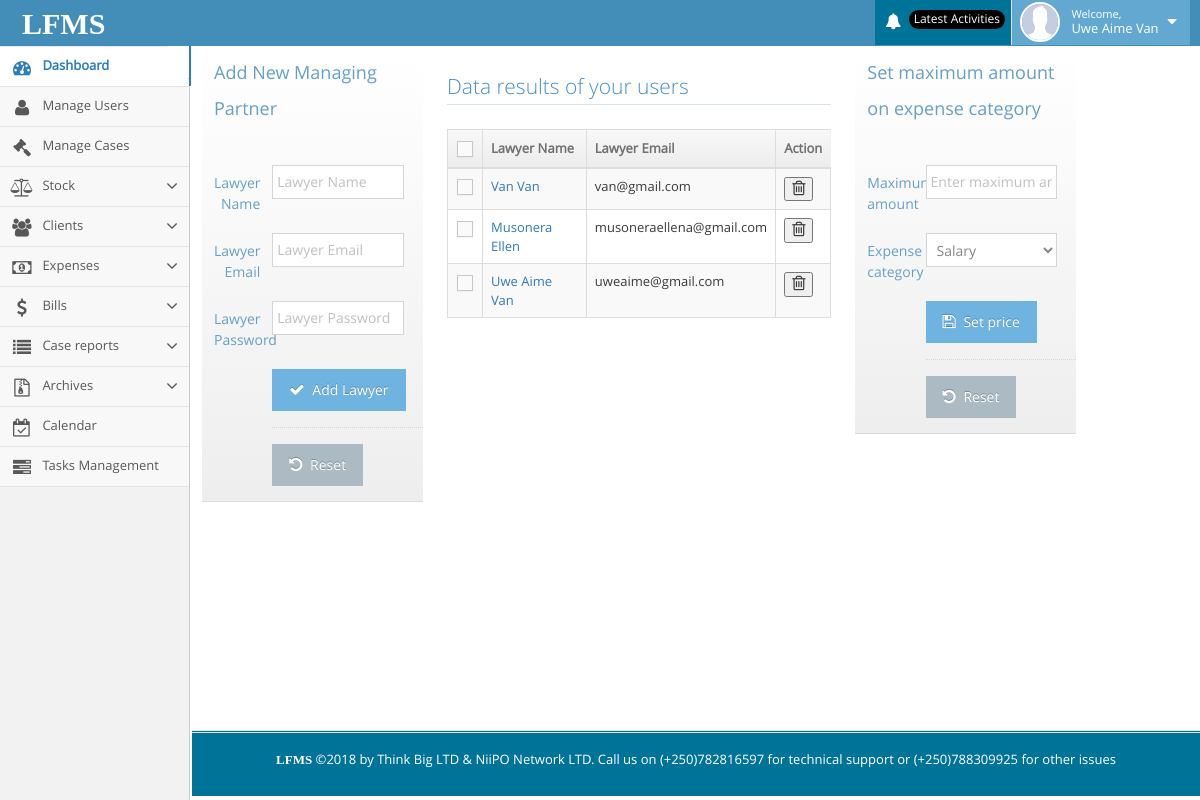
Screenshot of /lfms/super_admin_page.php (signed in) with the database file from the repository.
### tables this page shows
CREATE TABLE IF NOT EXISTS `permission` (
  `id` int(11) NOT NULL AUTO_INCREMENT,
  `user_id` varchar(100) NOT NULL,
  `permissions` varchar(200) NOT NULL,
  PRIMARY KEY (`id`)
);

CREATE TABLE IF NOT EXISTS `users` (
  `id` int(11) NOT NULL AUTO_INCREMENT,
  `email` varchar(100) NOT NULL,
  `username` varchar(100) NOT NULL,
  `password` varchar(100) NOT NULL,
  `permission` varchar(100) NOT NULL,
  `status` tinyint(4) NOT NULL DEFAULT '1',
  `token` varchar(200) NOT NULL DEFAULT '123456789qwertyuiopasdfghjklzxcvbnm',
  PRIMARY KEY (`id`)
);

### lfms/super_admin_page.php (the view, shortened to what this page needs)
<?php include("include/header.php"); ?>
<div class="container" style="margin-right: 0px;width: 87%;">
    <div class="page-content">
        <div class="col-xs-12 col-sm-12 col-md-3">
            <div class="widget-header" style="background-color:  #ff9999;">
                <h4 class="widget-title">Add New Managing Partner</h4>
                <br><br><br>
                <form class="form-horizontal" role="form" method="POST">
                    <div class="form-group">
                        <label class="col-sm-3 control-label no-padding-right" for="form-field-1"> Lawyer Name</label>
                        <div class="col-sm-8">
                            <input type="text" id="form-field-1" name="name" placeholder="Lawyer Name"
                                   class="form-control"/>
                        </div>
                    </div>
                    <div class="form-group">
                        <label class="col-sm-3 control-label no-padding-right" for="form-field-2"> Lawyer Email </label>
                        <div class="col-sm-8">
                            <input type="email" id="form-field-2" name="email" placeholder="Lawyer Email"
                                   class="form-control"/>
                        </div>
                    </div>
                    <div class="form-group">
                        <label class="col-sm-3 control-label no-padding-right" for="form-field-2"> Lawyer
                            Password </label>
                        <div class="col-sm-8">
                            <input type="password" id="form-field-2" name="password" placeholder="Lawyer Password"
                                   class="form-control"/>
                        </div>
                    </div>
                    <div class="form-group">
                        <div class="col-md-offset-3 col-md-9">
                            <button class="btn btn-info" type="submit" name="add">
                                <i class="ace-icon fa fa-check bigger-110"></i>
                                Add Lawyer
                            </button>
                            <div class="hr hr16 dotted"></div>
                            <a href="super_admin_page.php" class="btn" type="reset">
                                <i class="ace-icon fa fa-undo bigger-110"></i>
                                Reset
                            </a>
                        </div>
                    </div>
                </form>
            </div>
        </div>
        <div class="col-xs-12 col-sm-12 col-md-5">
            <h3 class="header smaller lighter blue">Data results of your users</h3>
            <div class="clearfix">
            </div>
            <div>
                <table id="dynamic-table" class="table table-striped table-bordered table-hover">
                    <thead>
                    <tr>
                        <th class="center">
                            <label class="pos-rel">
                                <span class="lbl"></span>
                            </label>
                        </th>
                        <th>Lawyer Name</th>
                        <th>Lawyer Email</th>
                        <th>Action</th>
                    </tr>
                    </thead>
                    <tbody>
                    <?php
                    $select_your_users = "SELECT * FROM users ORDER BY id DESC";
                    $result_by_your_users = mysqli_query($db, $select_your_users);
                    while ($row_by_your_users = mysqli_fetch_array($result_by_your_users)) {
                        $username = $row_by_your_users['username'];
                        $email = $row_by_your_users['email'];
                        ?>
                        <tr>
                            <td class="center">
                                <label class="pos-rel">
                                    <span class="lbl"></span>
                                </label>
                            </td>
                            <td>
                                <a href="#"><?php echo $username; ?></a>
                            </td>
                            <td><?php echo $email; ?></td>
                            <td>
                                <div class="hidden-sm hidden-xs action-buttons">
                                    <form method="POST">
                                        <button type="submit" name="delete">
                                            <i class="ace-icon fa fa-trash-o bigger-130"></i>
                                        </button>
                                    </form>
                                </div>
                            </td>
                        </tr>
                    <?php } ?>
                    </tbody>
                </table>
            </div>
        </div>
        <div class="col-xs-12 col-sm-12 col-md-3">
            <div class="widget-header" style="background-color:  #ff9999;">
                <h4 class="widget-title">Set maximum amount on expense category</h4>
                <br><br><br>
                <form class="form-horizontal" role="form" method="POST">
                    <div class="form-group">
                        <label class="col-sm-3 control-label no-padding-right" for="form-field-1"> Maximum
                            amount</label>
                        <div class="col-sm-8">
                            <input type="text" id="form-field-1" name="amount" placeholder="Enter maximum amount"
                                   class="form-control"/>
                        </div>
                    </div>
                    <div class="form-group">
                        <label class="col-sm-3 control-label no-padding-right" for="form-field-2">Expense
                            category </label>
                        <div class="col-sm-8">
                            <select class="form-control" name="category" id="form-field-2">
                                <?php
                                $select_expense_category = "SELECT * FROM expense_category ORDER BY id DESC";
                                $result_selected_expense_category = mysqli_query($db, $select_expense_category);
                                while ($row_by_selected_expense_category = mysqli_fetch_array($result_selected_expense_category)) {
                                    $expense_id = $row_by_selected_expense_category['id'];
                                    $expense_category_name = $row_by_selected_expense_category['name'];
                                    ?>
                                    <option value="<?php echo $expense_id; ?>"><?php echo $expense_category_name; ?></option>
                                <?php } ?>
                            </select>
                        </div>
                    </div>
                    <div class="form-group">
                        <div class="col-md-offset-3 col-md-9">
                            <button class="btn btn-info" type="submit" name="set_price">
                                <i class="ace-icon fa fa-save bigger-110"></i>
                                Set price
                            </button>
                            <div class="hr hr16 dotted"></div>
                            <a href="super_admin_page.php" class="btn" type="reset">
                                <i class="ace-icon fa fa-undo bigger-110"></i>
                                Reset
                            </a>
                        </div>
                    </div>
                </form>
            </div>
        </div>
    </div>
</div>
<?php include("include/footer.php"); ?>

### lfms/include/header.php (shortened to what this page needs)
<?php include("include/connection.php"); ?>
<!DOCTYPE html>
<html lang="en">
<head>
    <link rel="stylesheet" href="assets/css/bootstrap.min.css"/>
    <link rel="stylesheet" href="assets/font-awesome/4.5.0/css/font-awesome.min.css"/>
    <link rel="stylesheet" href="assets/css/ace.min.css" class="ace-maican-stylesheet" id="main-ace-style"/>
    <link rel="stylesheet" href="assets/css/ace-skins.min.css"/>
    <link rel="stylesheet" href="assets/css/ace-rtl.min.css"/>
</head>
<body class="no-skin">
<div id="navbar" class="navbar navbar-default ace-save-state">
    <div class="navbar-container ace-save-state" id="navbar-container">
        <div class="navbar-header pull-left">
            <a href="home.php" class="navbar-brand" style="margin-top:4px;">
                <small>
                    <span style="color:#fff;font-weight:bold;font-family:century gothic;font-size:30px;">LFMS</span>
                </small>
            </a>
        </div>
        <div class="navbar-buttons navbar-header pull-right" role="navigation">
            <ul class="nav ace-nav">
                <?php
                if (isset($_SESSION['user_id'])) {
                    $user_id = $_SESSION['user_id'];
                    $username = $_SESSION['username'];
                    ?>
                    <li class="purple dropdown-modal">
                        <a data-toggle="dropdown" class="dropdown-toggle" href="#" style="background-color: #007399;">
                            <i class="ace-icon fa fa-bell icon-animated-bell"></i>
                            <span class="badge badge-important" style="background-color: #000;">Latest Activities</span>
                        </a>
                    </li>
                    <li class="light-blue dropdown-modal">
                        <a data-toggle="dropdown" href="#" class="dropdown-toggle">
                            <img class="nav-user-photo" src="images/a.jpg" alt="Username"/>
                            <span class="user-info">
                                    <small>Welcome,</small>
                                <?php echo $username; ?>
                                </span>
                            <i class="ace-icon fa fa-caret-down"></i>
                        </a>
                    </li>
                <?php } ?>
            </ul>
        </div>
    </div>
</div>
<div class="main-container ace-save-state" id="main-container">
    <div id="sidebar" class="sidebar responsive ace-save-state">
        <ul class="nav nav-list">
            <li class="active">
                <a href="home.php">
                    <i class="menu-icon fa fa-tachometer"></i>
                    <span class="menu-text"> Dashboard </span>
                </a>
            </li>
            <?php
            $select_all_permission = "SELECT * FROM permission WHERE `user_id` = '" . $user_id . "'";
            $result_all_permission = mysqli_query($db, $select_all_permission);
            while ($row_all = mysqli_fetch_array($result_all_permission)) {
                $permission_all = $row_all['permissions'];
                if ($permission_all == 2) {
                    ?>
                    <li class="">
                        <a href="super_lawyer_page.php">
                            <i class="menu-icon fa fa-user"></i>
                            <span class="menu-text"> Manage Users </span>
                        </a>
                    </li>
                <?php } elseif ($permission_all == 3) {
                    ?>
                    <li class="">
                        <a href="my_case.php">
                            <i class="menu-icon fa fa-legal"></i>
                            <span class="menu-text"> Manage Cases </span>
                        </a>
                    </li>
                <?php } elseif ($permission_all == 5) {
                    ?>
                    <li class="">
                        <a href="#" class="dropdown-toggle">
                            <i class="menu-icon fa fa-group"></i>
                            <span class="menu-text"> Clients </span>
                            <b class="arrow fa fa-angle-down"></b>
                        </a>
                    </li>
                    <?php
                } elseif ($permission_all == 4) {
                    ?>
                    <li class="">
                        <a href="#" class="dropdown-toggle">
                            <i class="menu-icon fa fa-balance-scale"></i>
                            <span class="menu-text"> Stock</span>
                            <b class="arrow fa fa-angle-down"></b>
                        </a>
                    </li>
                    <?php
                } elseif ($permission_all == 6) {
                    ?>
                    <li class="">
                        <a href="#" class="dropdown-toggle">
                            <i class="menu-icon fa fa-money"></i>
                            <span class="menu-text"> Expenses</span>
                            <b class="arrow fa fa-angle-down"></b>
                        </a>
                    </li>
                    <?php
                } elseif ($permission_all == 7) {
                    ?>
                    <li class="">
                        <a href="#" class="dropdown-toggle">
                            <i class="menu-icon fa fa-dollar"></i>
                            <span class="menu-text"> Bills </span>
                            <b class="arrow fa fa-angle-down"></b>
                        </a>
                    </li>
                    <?php
                } elseif ($permission_all == 8) {
                    ?>
                    <li class="">
                        <a href="#" class="dropdown-toggle">
                            <i class="menu-icon fa fa-list"></i>
                            <span class="menu-text"> Case reports </span>
                            <b class="arrow fa fa-angle-down"></b>
                        </a>
                    </li>
                    <li class="">
                        <a href="#" class="dropdown-toggle">
                            <i class="menu-icon fa fa-file-archive-o"></i>
                            <span class="menu-text"> Archives </span>
                            <b class="arrow fa fa-angle-down"></b>
                        </a>
                    </li>
                <?php } elseif ($permission_all == 9) {
                    ?>
                    <li class="">
                        <a href="calendar.php">
                            <i class="menu-icon fa fa-calendar-check-o"></i>
                            <span class="menu-text"> Calendar </span>
                        </a>
                    </li>
                <?php } elseif ($permission_all == 10) {
                    ?>
                    <li class="">
                        <a href="tasks.php">
                            <i class="menu-icon fa fa-tasks"></i>
                            <span class="menu-text"> Tasks Management </span>
                        </a>
                    </li>
                <?php }
            } ?>
        </ul>
    </div>
</div>
</body>
</html>

### rows the page displays
permission: permissions "2" (drawn)
permission: permissions "3" (drawn)
permission: permissions "4" (drawn)
permission: permissions "5" (drawn)
permission: permissions "6" (drawn)
permission: permissions "7" (drawn)
permission: permissions "8" (drawn)
permission: permissions "9" (drawn)
permission: permissions "10" (drawn)
users: username "Van Van", email "van@gmail.com"
users: username "Musonera Ellen", email "musoneraellena@gmail.com"
users: username "Uwe Aime Van", email "uweaime@gmail.com"

### other values shown
$username "Uwe Aime Van"
form field category "Salary"
